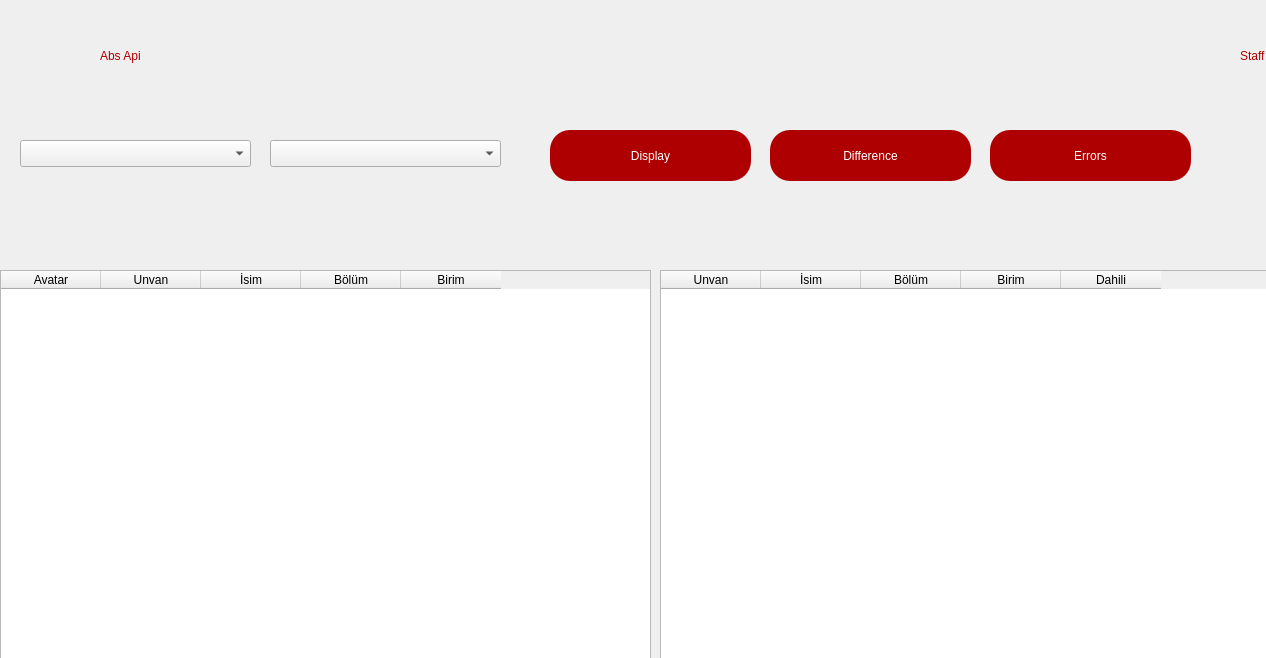
<?xml version="1.0" encoding="UTF-8"?>
<ui version="4.0">
 <class>Dialog</class>
 <widget class="QDialog" name="Dialog">
  <property name="enabled">
   <bool>true</bool>
  </property>
  <property name="geometry">
   <rect>
    <x>0</x>
    <y>0</y>
    <width>1266</width>
    <height>658</height>
   </rect>
  </property>
  <property name="windowTitle">
   <string>Dialog</string>
  </property>
  <widget class="QLabel" name="label">
   <property name="geometry">
    <rect>
     <x>100</x>
     <y>10</y>
     <width>231</width>
     <height>91</height>
    </rect>
   </property>
   <property name="styleSheet">
    <string notr="true">font: 30pt &quot;DejaVu Sans&quot;; color:rgb(174,0,0)</string>
   </property>
   <property name="text">
    <string>Abs Api</string>
   </property>
  </widget>
  <widget class="QLabel" name="label_2">
   <property name="geometry">
    <rect>
     <x>1240</x>
     <y>10</y>
     <width>231</width>
     <height>91</height>
    </rect>
   </property>
   <property name="styleSheet">
    <string notr="true">font: 30pt &quot;DejaVu Sans&quot;; color:rgb(174,0,0)</string>
   </property>
   <property name="text">
    <string>Staff Api</string>
   </property>
  </widget>
  <widget class="QPushButton" name="ph_display">
   <property name="geometry">
    <rect>
     <x>550</x>
     <y>130</y>
     <width>201</width>
     <height>51</height>
    </rect>
   </property>
   <property name="styleSheet">
    <string notr="true">border-radius:20px;
font: 12pt &quot;DejaVu Sans&quot;;color:rgb(255, 255, 255);
background-color:rgb(174,0,0);</string>
   </property>
   <property name="text">
    <string>Display</string>
   </property>
  </widget>
  <widget class="QPushButton" name="ph_difference">
   <property name="geometry">
    <rect>
     <x>770</x>
     <y>130</y>
     <width>201</width>
     <height>51</height>
    </rect>
   </property>
   <property name="styleSheet">
    <string notr="true">border-radius:20px;
font: 12pt &quot;DejaVu Sans&quot;;color:rgb(255, 255, 255);
background-color:rgb(174,0,0);</string>
   </property>
   <property name="text">
    <string>Difference</string>
   </property>
  </widget>
  <widget class="QTableWidget" name="tableAbs">
   <property name="geometry">
    <rect>
     <x>0</x>
     <y>270</y>
     <width>651</width>
     <height>521</height>
    </rect>
   </property>
   <property name="styleSheet">
    <string notr="true">font: 8pt &quot;DejaVu Sans&quot;;</string>
   </property>
   <column>
    <property name="text">
     <string>Avatar</string>
    </property>
   </column>
   <column>
    <property name="text">
     <string>Unvan</string>
    </property>
   </column>
   <column>
    <property name="text">
     <string>İsim</string>
    </property>
   </column>
   <column>
    <property name="text">
     <string>Bölüm</string>
    </property>
   </column>
   <column>
    <property name="text">
     <string>Birim</string>
    </property>
   </column>
  </widget>
  <widget class="QPushButton" name="ph_errors">
   <property name="geometry">
    <rect>
     <x>990</x>
     <y>130</y>
     <width>201</width>
     <height>51</height>
    </rect>
   </property>
   <property name="styleSheet">
    <string notr="true">border-radius:20px;
font: 12pt &quot;DejaVu Sans&quot;;color:rgb(255, 255, 255);
background-color:rgb(174,0,0);</string>
   </property>
   <property name="text">
    <string>Errors</string>
   </property>
  </widget>
  <widget class="QComboBox" name="cb_birim">
   <property name="geometry">
    <rect>
     <x>20</x>
     <y>140</y>
     <width>231</width>
     <height>27</height>
    </rect>
   </property>
  </widget>
  <widget class="QComboBox" name="cb_bolum">
   <property name="geometry">
    <rect>
     <x>270</x>
     <y>140</y>
     <width>231</width>
     <height>27</height>
    </rect>
   </property>
  </widget>
  <widget class="QTableWidget" name="tableStaff">
   <property name="geometry">
    <rect>
     <x>660</x>
     <y>270</y>
     <width>881</width>
     <height>521</height>
    </rect>
   </property>
   <property name="styleSheet">
    <string notr="true">font: 8pt &quot;DejaVu Sans&quot;;</string>
   </property>
   <column>
    <property name="text">
     <string>Unvan</string>
    </property>
   </column>
   <column>
    <property name="text">
     <string>İsim</string>
    </property>
   </column>
   <column>
    <property name="text">
     <string>Bölüm</string>
    </property>
   </column>
   <column>
    <property name="text">
     <string>Birim</string>
    </property>
   </column>
   <column>
    <property name="text">
     <string>Dahili</string>
    </property>
   </column>
  </widget>
 </widget>
 <resources/>
 <connections/>
</ui>
